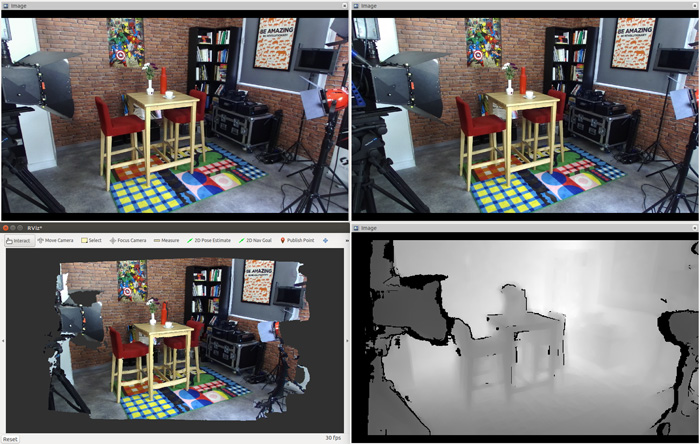
#> input picture src/zed_ros2/images/PointCloud_Depth_ROS.jpg, 700 x 444 px
$ python -i obstacle_detection.py   (imports and definitions only)   (older library calls are emulated)
#> lines starting #> are read from the running program, lines starting #| are printed output that depends on the picture; after the words box and inside, x2 and y2 are one past the last pixel; in counts of white or black regions, pixels touching at a corner belong together
#!/usr/bin/env python3

import numpy as np
import cv2
from enum import Enum
import math
from dataclasses import dataclass

class ObstacleDetectionMethod(Enum):
    """
    Different methods for obstacle detection from depth data
    """
    THRESHOLD = 0       # Simple depth thresholding
    GRADIENT = 1        # Depth gradient (detect edges)
    U_DISPARITY = 2     # U-disparity map
    POINT_CLOUD = 3     # Point cloud clustering


@dataclass
class Obstacle:
    """
    Class representing a detected obstacle
    """
    x: float            # x position in camera frame (meters)
    y: float            # y position in camera frame (meters)
    z: float            # z position in camera frame (meters)
    radius: float       # Approximate radius of obstacle (meters)
    height: float       # Height of obstacle (meters)
    velocity_x: float = 0.0  # Estimated velocity in x (meters/sec)
    velocity_y: float = 0.0  # Estimated velocity in y (meters/sec)
    is_dynamic: bool = False  # Whether this is a dynamic obstacle


class ObstacleDetector:
    """
    Class for detecting obstacles from ZED camera depth data
    """

    def __init__(self,
                 method=ObstacleDetectionMethod.THRESHOLD,
                 min_depth=0.5,      # Minimum depth to consider (meters)
                 max_depth=10.0,     # Maximum depth to consider (meters)
                 min_height=0.1,     # Minimum obstacle height (meters)
                 min_width=0.1,      # Minimum obstacle width (meters)
                 ground_margin=0.2,  # Margin above ground plane (meters)
                 depth_threshold=0.5, # Depth change threshold for obstacle detection (meters)
                 point_stride=4      # Process every Nth pixel for performance
                ):
        """
        Initialize the obstacle detector

        Args:
            method: Detection method
            min_depth: Minimum depth to consider (meters)
            max_depth: Maximum depth to consider (meters)
            min_height: Minimum obstacle height (meters)
            min_width: Minimum obstacle width (meters)
            ground_margin: Margin above ground plane (meters)
            depth_threshold: Depth change threshold for obstacle detection (meters)
            point_stride: Process every Nth pixel for performance
        """
        self.method = method
        self.min_depth = min_depth
        self.max_depth = max_depth
        self.min_height = min_height
        self.min_width = min_width
        self.ground_margin = ground_margin
        self.depth_threshold = depth_threshold
        self.point_stride = point_stride

        # Track obstacles across frames
        self.tracked_obstacles = []

        # Previous frame info for tracking
        self.prev_depth = None
        self.prev_timestamp = None

    def detect_obstacles(self, depth_image, camera_info=None, timestamp=None):
        """
        Detect obstacles in depth image

        Args:
            depth_image: Depth image (32FC1, in meters)
            camera_info: Camera intrinsic parameters (for 3D projection)
            timestamp: Image timestamp (for tracking)

        Returns:
            List of Obstacle objects
        """
        # Choose detection method
        if self.method == ObstacleDetectionMethod.THRESHOLD:
            obstacles = self._detect_obstacles_threshold(depth_image, camera_info)
        elif self.method == ObstacleDetectionMethod.GRADIENT:
            obstacles = self._detect_obstacles_gradient(depth_image, camera_info)
        elif self.method == ObstacleDetectionMethod.U_DISPARITY:
            obstacles = self._detect_obstacles_u_disparity(depth_image, camera_info)
        elif self.method == ObstacleDetectionMethod.POINT_CLOUD:
            obstacles = self._detect_obstacles_point_cloud(depth_image, camera_info)
        else:
            obstacles = self._detect_obstacles_threshold(depth_image, camera_info)

        # Track obstacles if timestamp is provided
        if timestamp is not None and self.prev_depth is not None and self.prev_timestamp is not None:
            time_delta = (timestamp - self.prev_timestamp).nanoseconds / 1e9
            obstacles = self._track_obstacles(obstacles, time_delta)

        # Update previous frame info
        self.prev_depth = depth_image.copy()
        self.prev_timestamp = timestamp

        return obstacles

    def _detect_obstacles_threshold(self, depth_image, camera_info):
        """
        Detect obstacles using simple depth thresholding

        Args:
            depth_image: Depth image (32FC1, in meters)
            camera_info: Camera intrinsic parameters

        Returns:
            List of Obstacle objects
        """
        obstacles = []

        # Ensure depth image is valid
        if depth_image is None or depth_image.size == 0:
            return obstacles

        # Get camera intrinsics
        fx, fy, cx, cy = self._get_camera_intrinsics(camera_info, depth_image)

        # Create a binary mask of potential obstacles
        # Clip depth to min/max range
        depth_clipped = np.clip(depth_image, self.min_depth, self.max_depth)

        # Identify potential obstacles as areas with valid depth within range
        obstacle_mask = np.logical_and(
            depth_clipped > self.min_depth,
            depth_clipped < self.max_depth
        ).astype(np.uint8) * 255

        # Filter out small regions and noise
        kernel = np.ones((5, 5), np.uint8)
        obstacle_mask = cv2.morphologyEx(obstacle_mask, cv2.MORPH_OPEN, kernel)

        # Find contours in the mask
        contours, _ = cv2.findContours(obstacle_mask, cv2.RETR_EXTERNAL, cv2.CHAIN_APPROX_SIMPLE)

        # Process each contour to create an obstacle
        for contour in contours:
            # Get bounding rectangle
            x, y, w, h = cv2.boundingRect(contour)

            # Skip small contours
            if w < 10 or h < 10:  # Minimum pixel size
                continue

            # Get region of depth image
            depth_roi = depth_clipped[y:y+h, x:x+w]

            # Skip if not enough valid depth points
            valid_points = depth_roi[depth_roi > 0]
            if len(valid_points) < 10:
                continue

            # Calculate median depth of the contour (robust to outliers)
            median_depth = np.median(valid_points)

            # Calculate physical size using camera intrinsics
            # Width at median depth
            width_meters = (w * median_depth) / fx

            # Skip if too small
            if width_meters < self.min_width:
                continue

            # Calculate 3D position (in camera frame)
            center_x = x + w/2
            center_y = y + h/2

            # Convert to 3D coordinates
            pos_z = median_depth  # depth
            pos_x = (center_x - cx) * pos_z / fx
            pos_y = (center_y - cy) * pos_z / fy

            # Create obstacle
            obstacle = Obstacle(
                x=pos_x,
                y=pos_y,
                z=pos_z,
                radius=width_meters/2,  # Approximate as circle
                height=self.min_height  # Assume minimum height
            )

            obstacles.append(obstacle)

        return obstacles

    # [180 lines left out: functions _detect_obstacles_gradient, _detect_obstacles_u_disparity, _detect_obstacles_point_cloud, _track_obstacles, not called in this run]

    def _get_camera_intrinsics(self, camera_info, depth_image):
        """
        Extract camera intrinsics from camera_info message

        Args:
            camera_info: CameraInfo message
            depth_image: Depth image (for fallback dimensions)

        Returns:
            Tuple of (fx, fy, cx, cy)
        """
        if camera_info is not None:
            fx = camera_info.k[0]
            fy = camera_info.k[4]
            cx = camera_info.k[2]
            cy = camera_info.k[5]
        else:
            # Fallback to reasonable defaults
            height, width = depth_image.shape
            fx = fy = width / 2  # Approximate focal length
            cx = width / 2
            cy = height / 2

        return fx, fy, cx, cy

    # [59 lines left out: function visualize_obstacles, not called in this run]

>>> import cv2
>>> picture = cv2.imread('../../zed_ros2/images/PointCloud_Depth_ROS.jpg', cv2.IMREAD_GRAYSCALE)
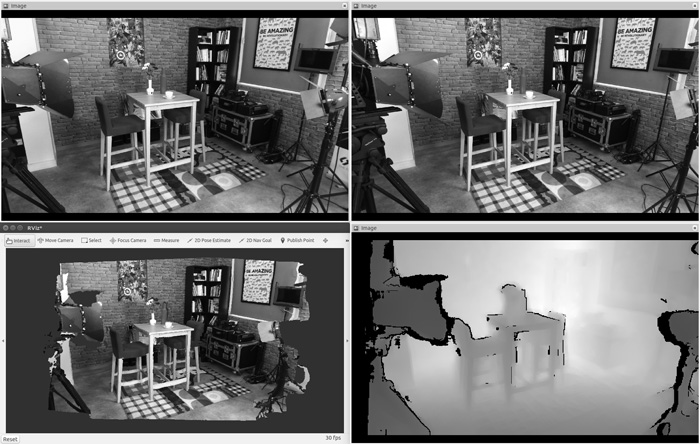
#> picture: shape (444, 700); min 0, max 255, mean 108.6
>>> result = ObstacleDetector().detect_obstacles(picture)
#> in _detect_obstacles_threshold, `fx, fy, cx, cy = self._get_camera_intrinsics(camera_info, depth_image)`: fx = 350; cy = 222
#> in _detect_obstacles_threshold, `depth_clipped = np.clip(depth_image, self.min_depth, self.max_depth)`:
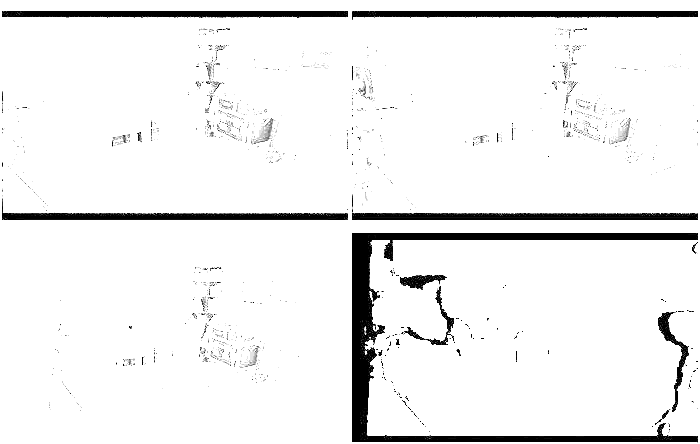
#> depth_clipped: shape (444, 700) float64; min 0.5, max 10, mean 9.39; drawn with min black and max white
#> in _detect_obstacles_threshold, `obstacle_mask = np.logical_and( depth_clipped > self.min_depth, depth_..`:
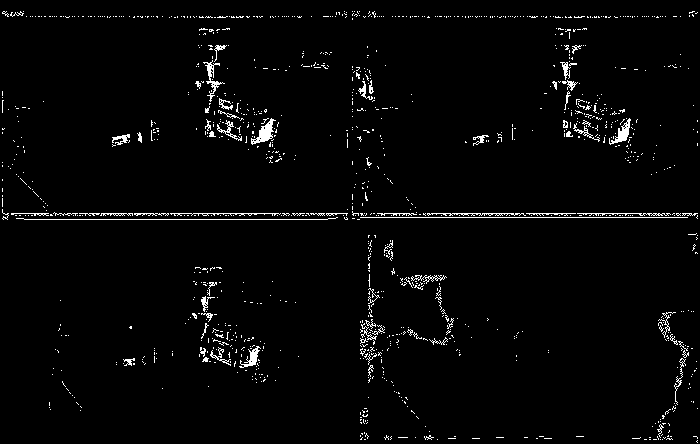
#> obstacle_mask: shape (444, 700); 2.5% white in thin lines or dots
#> in _detect_obstacles_threshold, `obstacle_mask = cv2.morphologyEx(obstacle_mask, cv2.MORPH_OPEN, kernel)`:
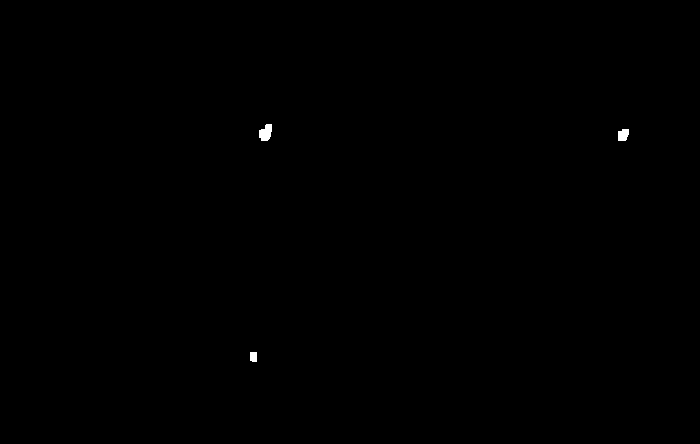
#> obstacle_mask: shape (444, 700); 0.11% white; 3 white regions
#> in _detect_obstacles_threshold, `contours, _ = cv2.findContours(obstacle_mask, cv2.RETR_EXTERNAL, cv2.C..`: contours = 3 contours; box (x1, y1, x2, y2) and area: (259, 124, 272, 141) 141, (618, 129, 629, 141) 93, (250, 352, 257, 362) 52
#> the loop in _detect_obstacles_threshold, `for contour in contours:` made 3 passes
#> (x, y, w, h, median_depth, width_meters, center_x, center_y) on passes 2 to 3: (618, 129, 11, 12, 8, 0.251, 623.5, 135), (259, 124, 13, 17, 8, 0.297, 265.5, 132.5)
#> (x, y, w, h) on pass 1: (250, 352, 7, 10)
#> after the loop in _detect_obstacles_threshold, `for contour in contours:`: obstacles = 2 items
#> result = 2 items
